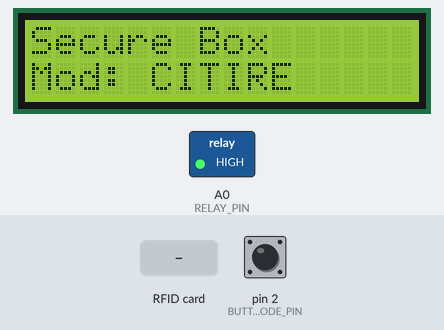
Recording of a program running on a simulated Arduino Nano, built with avr-gcc and run on an emulated ATmega328P. On the bench: 16×2 character LCD, switched loads named in the program (green lamp = pin HIGH). The inputs (shaded band) are chosen by the test bench; at power-on: pin 2 (BUTTON_MODE_PIN) HIGH. Pins used as bus, display or sensor lines are not drawn.

Above: at 3.4 s.
3.5 s: RFID card 5E 7A 19 C4 held to the reader
At 4.9 s:
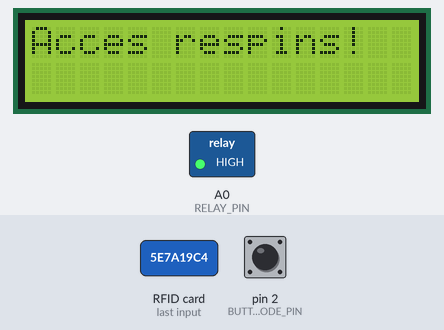
6.5 s: pin 2 (BUTTON_MODE_PIN) pulled LOW for 3.2 s
At 10.2 s:
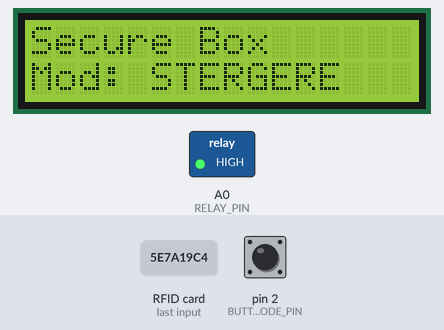
11.2 s: RFID card 5E 7A 19 C4 held to the reader
At 12.2 s:
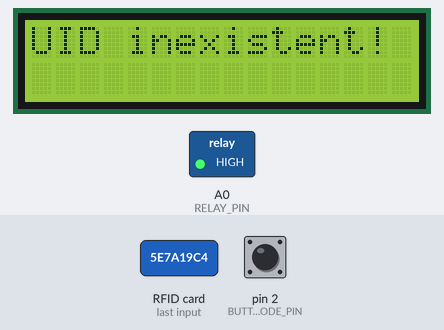
14.2 s: pin 2 (BUTTON_MODE_PIN) pulled LOW for 1 s
At 16.3 s:
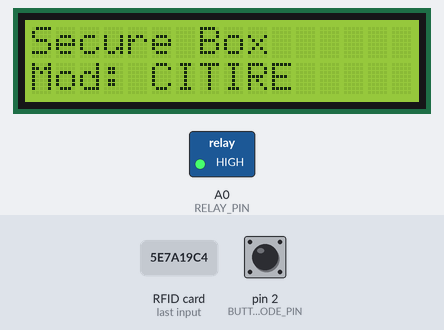
16.7 s: pin 2 (BUTTON_MODE_PIN) pulled LOW for 0.15 s
At 17.1 s:
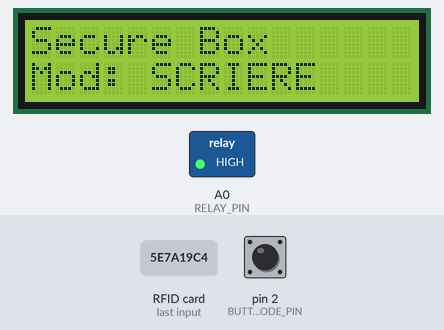
18.3 s: RFID card 5E 7A 19 C4 held to the reader
At 19.7 s:
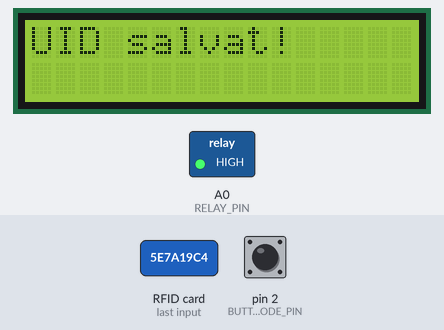
Timing chart, 0 to 21.3 s (numbered marks = the images above; inputs shaded):
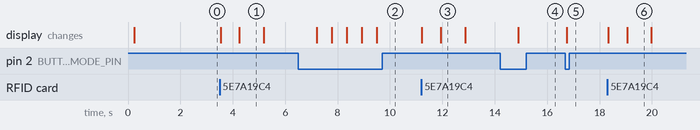

The program:

main.cpp
```cpp
#include <Wire.h>
#include <LiquidCrystal_I2C.h>
#include <SPI.h>
#include <MFRC522.h>

#define SS_PIN 10
#define RST_PIN 9
#define RELAY_PIN A0       // PC0
#define BUTTON_MODE_PIN 2  // PD2

#define MAX_UIDS 10
#define UID_LENGTH 4

MFRC522 rfid(SS_PIN, RST_PIN);
LiquidCrystal_I2C lcd(0x27, 16, 2);

// Vector pentru stocarea UID-urilor
byte storedUIDs[MAX_UIDS][UID_LENGTH];
int savedUIDCount = 0;

byte mode = 0; // 0 = citire, 1 = scriere, 2 = stergere
byte lastMode = 0;

// Pentru a preveni update-uri inutile ale LCD-ului
void afiseazaModPeLCD() {
  lcd.clear();
  lcd.setCursor(0, 0);
  lcd.print("Secure Box");
  lcd.setCursor(0, 1);
  if (mode == 0) lcd.print("Mod: CITIRE");
  else if (mode == 1) lcd.print("Mod: SCRIERE");
  else lcd.print("Mod: STERGERE");
}

// Inițializează vectorul cu 0xFF (memorie goală)
void initUIDs() {
  for (int i = 0; i < MAX_UIDS; i++) {
    for (int j = 0; j < UID_LENGTH; j++) {
      storedUIDs[i][j] = 0xFF;
    }
  }
  savedUIDCount = 0;
}

int findEmptySlot() {
  for (int i = 0; i < MAX_UIDS; i++) {
    if (storedUIDs[i][0] == 0xFF) return i;
  }
  return MAX_UIDS;
}

bool compareUIDs(byte *uid1, byte *uid2) {
  for (byte i = 0; i < UID_LENGTH; i++) {
    if (uid1[i] != uid2[i]) return false;
  }
  return true;
}

bool isUIDAuthorized(byte *uid) {
  for (int i = 0; i < MAX_UIDS; i++) {
    if (storedUIDs[i][0] != 0xFF && compareUIDs(uid, storedUIDs[i])) return true;
  }
  return false;
}

void saveUID(byte *uid) {
  int index = findEmptySlot();
  if (index < MAX_UIDS) {
    for (byte i = 0; i < UID_LENGTH; i++) {
      storedUIDs[index][i] = uid[i];
    }
    savedUIDCount++;
  }
}

void deleteUID(byte *uid) {
  for (int i = 0; i < MAX_UIDS; i++) {
    if (storedUIDs[i][0] != 0xFF && compareUIDs(uid, storedUIDs[i])) {
      for (int j = 0; j < UID_LENGTH; j++) {
        storedUIDs[i][j] = 0xFF;
      }
      savedUIDCount--;
      break;
    }
  }
}

void setup() {
  delay(100);
  Serial.begin(9600);
  SPI.begin();
  rfid.PCD_Init();

  DDRC |= (1 << DDC0);         // A0 OUTPUT
  PORTC |= (1 << PORTC0);      // HIGH - yala dezactivata

  DDRD &= ~(1 << DDD2);        // PD2 INPUT
  PORTD |= (1 << PORTD2);      // Pull-up ON

  lcd.init();
  lcd.backlight();
  afiseazaModPeLCD();
  delay(2000);

  initUIDs();
}

void loop() {
  // Schimbare mod doar la apasare si eliberare buton
  if (!(PIND & (1 << PIND2))) {
    mode = (mode + 1) % 3;
    afiseazaModPeLCD();
    delay(500);
  }

  // Afiseaza mod daca s-a schimbat (prevenim update-uri dese pe LCD)
  if (mode != lastMode) {
    afiseazaModPeLCD();
    lastMode = mode;
  }

  if (!rfid.PICC_IsNewCardPresent() || !rfid.PICC_ReadCardSerial()) return;

  // Verifica dimensiunea UID
  if (rfid.uid.size != UID_LENGTH) {
    lcd.clear();
    lcd.print("UID invalid!");
    delay(1000);
    afiseazaModPeLCD();
    rfid.PICC_HaltA();
    rfid.PCD_StopCrypto1();
    return;
  }

  byte *uid = rfid.uid.uidByte;
  char uidStr[2 * UID_LENGTH + 1];
  for (byte i = 0; i < UID_LENGTH; i++) {
    sprintf(&uidStr[i * 2], "%02X", uid[i]);
  }
  uidStr[2 * UID_LENGTH] = '\0';

  // Afisare UID
  lcd.clear();
  lcd.setCursor(0, 0);
  lcd.print("UID:");
  lcd.setCursor(0, 1);
  lcd.print(uidStr);
  delay(700);

  if (mode == 1) { // SCRIERE
    if (!isUIDAuthorized(uid)) {
      if (savedUIDCount < MAX_UIDS) {
        saveUID(uid);
        lcd.clear();
        lcd.print("UID salvat!");
      } else {
        lcd.clear();
        lcd.print("Memorie plina!");
      }
    } else {
      lcd.clear();
      lcd.print("UID deja salvat!");
    }
    delay(900);
  } else if (mode == 2) { // STERGERE
    if (isUIDAuthorized(uid)) {
      deleteUID(uid);
      lcd.clear();
      lcd.print("UID sters!");
    } else {
      lcd.clear();
      lcd.print("UID inexistent!");
    }
    delay(900);
  } else { // CITIRE
    if (isUIDAuthorized(uid)) {
      lcd.clear();
      lcd.print("Acces permis!");
      PORTC &= ~(1 << PORTC0);;  // deschide yala
      delay(3000);
      PORTC |= (1 << PORTC0);;
      delay(1000);
    } else {
      lcd.clear();
      lcd.print("Acces respins!");
      delay(900);
    }
  }
  afiseazaModPeLCD();
  delay(2000);

  rfid.PICC_HaltA();
  rfid.PCD_StopCrypto1();
}
```

Measured:
- after the input at 3.5 s, the display: first changes at once (image 1 shows a later state)
- after the input at 6.5 s, the display: first changes after 0.70 s (image 2 shows a later state)
- after the input at 11.2 s, the display: first changes at once (image 3 shows a later state)
- after the input at 14.2 s, the display: changes after 0.69 s (image 4)
- after the input at 16.7 s, the display: changes at once (image 5)
- after the input at 18.3 s, the display: first changes at once (image 6 shows a later state)
- what the display in image 1 shows lasts 0.9 s, from 4.3 s to 5.2 s
